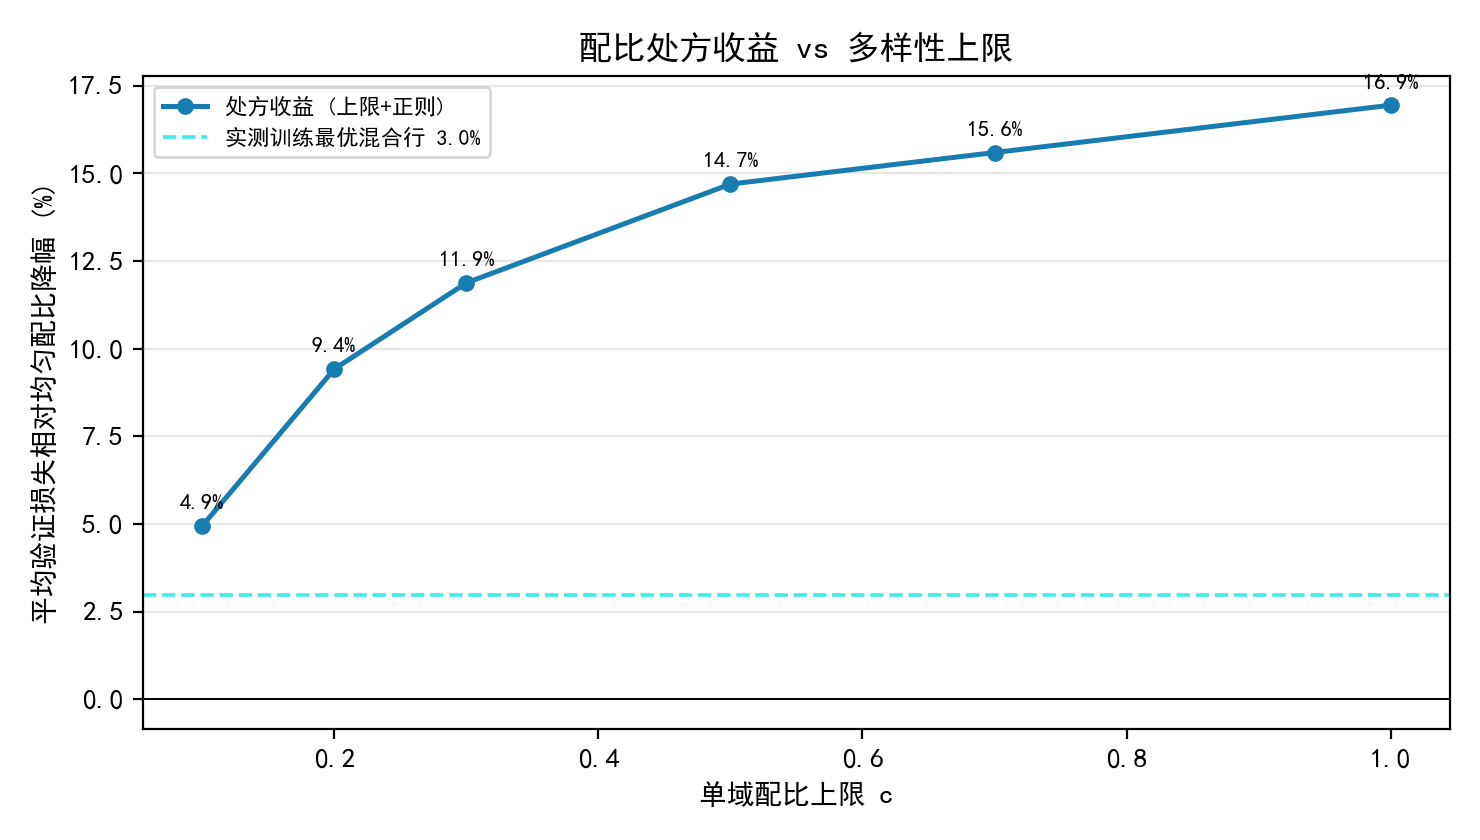

Write the Python code that produced this figure.
# -*- coding: utf-8 -*-
"""
v98 实验: 配比处方收益对多样性上限 c 的敏感性 (锚定 §5 "配比调节是有限杠杆")
v47 显示: 无约束 LP 顶点解 16.9% (上界) -> cap=0.30+二次正则 11.9%.
本实验扫描单域上限 c in {0.10,0.20,0.30,0.50,0.70,1.00} (含 v47 基准
c=0.30 与无约束上界 c=1.00), 回答: 若给配比更多自由度, 实测训练最优
混合行收益仍仅 ~3%, 说明"有限杠杆"结论稳健, 还是收益随 c 迅速放大?
口径与 v47 完全一致: 经由 p1_mixture.load_pair 读 train_mixture_1m.csv +
train_pile_loss_1m.csv, Ridge(alpha), 13 损失域系数均值 B, 正则
lam=0.5*mean|B|.
输出: experiments/v98_p1_prescribe_cap.json/.csv/.png
"""
import os, sys, json
import numpy as np
import pandas as pd
sys.path.insert(0, os.path.join(os.path.dirname(__file__), "..", "code"))
from sklearn.linear_model import Ridge
from scipy.optimize import linprog, minimize
from p1_mixture import load_pair, RIDGE_ALPHA, MIX_DOMAINS, LOSS_DOMAINS
from common import A, BASE

EX = os.path.join(os.path.dirname(__file__))


def main():
    tr = load_pair("train_mixture_1m.csv", "train_pile_loss_1m.csv")
    X = tr[[f"train_the_pile_{d}" for d in MIX_DOMAINS]].to_numpy(dtype=float)
    Y = tr[[f"metric/the_pile_{d}_val_loss" for d in LOSS_DOMAINS]].to_numpy(dtype=float)
    nd = len(MIX_DOMAINS)
    models = [Ridge(alpha=RIDGE_ALPHA).fit(X, Y[:, j]) for j in range(len(LOSS_DOMAINS))]
    B = np.stack([m.coef_ for m in models]).mean(axis=0)
    b0 = np.mean([m.intercept_ for m in models])

    # 无约束 LP 上界 (标定)
    res = linprog(B, A_eq=np.ones((1, nd)), b_eq=[1.0], bounds=[(0, 1)] * nd, method="highs")
    L_unif = float(B @ (np.ones(nd) / nd) + b0)
    L_lp = float(B @ res.x + b0)
    L_train_best = float(min(B @ tr[[f"train_the_pile_{d}" for d in MIX_DOMAINS]].to_numpy(dtype=float).T + b0))

    caps = [0.10, 0.20, 0.30, 0.50, 0.70, 1.00]
    lam = 0.5 * np.abs(B).mean()
    rows = []

    def obj(x):
        return B @ x + lam * np.sum((x - 1 / nd) ** 2)

    def cons(x):
        return 1.0 - x.sum()

    for cap in caps:
        if abs(cap - 1.0) < 1e-12:
            # cap=1.0 即无约束 (仅正则项促多样); linprog 为纯线性上界
            L_reg = L_lp
            xs = res.x
        else:
            sol = minimize(obj, np.ones(nd) / nd, method="SLSQP",
                           constraints={"type": "eq", "fun": cons},
                           bounds=[(0, cap)] * nd, options={"maxiter": 500})
            xs = sol.x
            L_reg = float(B @ xs + b0)
        gain_pct = (L_unif - L_reg) / L_unif * 100
        active = sorted([(d, float(w)) for w, d in zip(xs, MIX_DOMAINS) if w > 0.02],
                        key=lambda t: -t[1])
        rows.append({"cap": cap, "L_reg": L_reg, "gain_pct": gain_pct,
                     "active": active})
        print(f"cap={cap:.2f}: 降幅 {gain_pct:.2f}% | 活跃域(>2%): "
              f"{[(d, round(w,2)) for d, w in active]}")

    train_gain_pct = (L_unif - L_train_best) / L_unif * 100
    rows.append({"cap": "train_best", "L_reg": L_train_best,
                 "gain_pct": train_gain_pct, "active": "实测最优混合行"})
    print(f"\n实测训练最优混合行: 降幅 {train_gain_pct:.2f}%")

    out = {"L_unif": L_unif, "L_lp": L_lp, "L_train_best": L_train_best,
           "rows": rows, "ridge_alpha": RIDGE_ALPHA}
    with open(os.path.join(EX, "v98_p1_prescribe_cap.json"), "w", encoding="utf-8") as f:
        json.dump(out, f, ensure_ascii=False, indent=1)
    pd.DataFrame([{k: v for k, v in r.items() if k != "active"} for r in rows]).to_csv(
        os.path.join(EX, "v98_p1_prescribe_cap.csv"), index=False, encoding="utf-8-sig")

    import matplotlib
    matplotlib.use("Agg")
    import matplotlib.pyplot as plt
    import matplotlib.font_manager as fm
    for _f in ("SimHei.ttf", "simsun.ttf"):
        _p = os.path.join(BASE, _f)
        if os.path.exists(_p):
            fm.fontManager.addfont(_p)
    plt.rcParams["font.sans-serif"] = ["SimHei"]
    plt.rcParams["axes.unicode_minus"] = False
    plt.rcParams["axes.prop_cycle"] = "cycler(color=['#177cb0', '#1685a9', '#3eede7', '#70f3ff', '#44cef6', '#88ada6'])"
    fig, ax = plt.subplots(figsize=(7.4, 4.2))
    cs = np.array([r["cap"] for r in rows if isinstance(r["cap"], float)])
    gs = np.array([r["gain_pct"] for r in rows if isinstance(r["cap"], float)])
    ax.plot(cs, gs, "o-", color="#177cb0", lw=1.8, ms=5, label="处方收益 (上限+正则)")
    ax.axhline(train_gain_pct, color="#3eede7", ls="--", lw=1.3,
               label=f"实测训练最优混合行 {train_gain_pct:.1f}%")
    ax.axhline(0, color="k", lw=0.7)
    for c, g in zip(cs, gs):
        ax.annotate(f"{g:.1f}%", (c, g), textcoords="offset points",
                    xytext=(0, 6), ha="center", fontsize=8)
    ax.set_xlabel("单域配比上限 c")
    ax.set_ylabel("平均验证损失相对均匀配比降幅 (%)")
    ax.set_title("配比处方收益 vs 多样性上限")
    ax.legend(fontsize=8)
    ax.grid(alpha=0.3, axis="y")
    fig.tight_layout()
    fig.savefig(os.path.join(EX, "v98_p1_prescribe_cap.png"), dpi=200)
    plt.close(fig)
    print("\nDONE v98")


if __name__ == "__main__":
    main()
